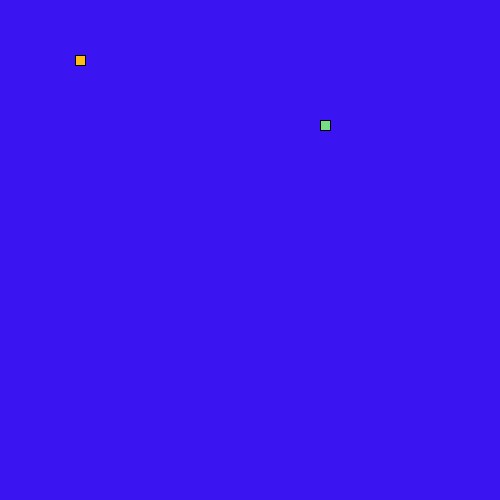
Frame 1 (no input)
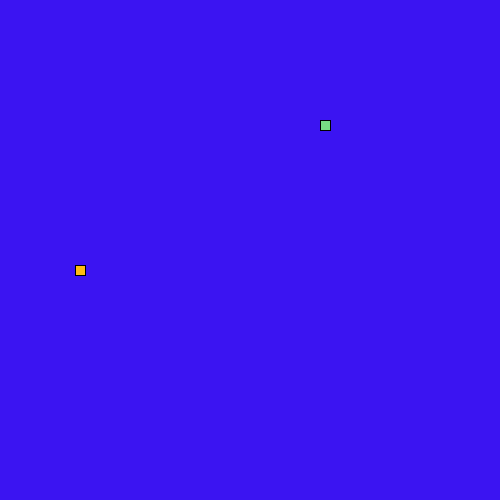
Frame 60 (the mouse pressed at the canvas centre just before this capture)
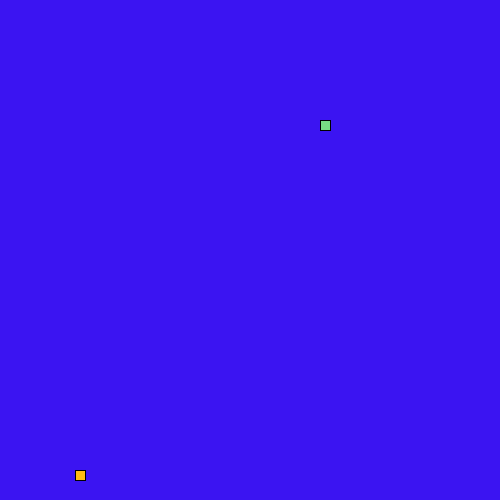
Frame 120 (the mouse held since frame 60 and released just before this capture)

The Processing sketch that drew these frames (run headless with seeded random() and noise(); from frame 60 on, the mouse is pressed at the canvas centre):

// Processing sketch: LeagueSnake
// ── LeagueSnake.pde
//*
// ***** SEGMENT CLASS *****
// This class will be used to represent each part of the moving snake.
//*

public class Segment {

//Add x and y member variables. They will hold the corner location of each segment of the snake.
int x = 50;
int y = 100;

// Add a constructor with parameters to initialize each variable.
public Segment (int x, int y) {
  this.x = x;
  this.y = y;

}
}

//*
// ***** GAME VARIABLES *****
// All the game variables that will be shared by the game methods are here
//*

Segment head;
int foodX;
int foodY;

int direction = UP;
int foodEaten = 0;


ArrayList <Segment> tail = new ArrayList <Segment>();

//*
// ***** SETUP METHODS *****
// These methods are called at the start of the game.
//*

void setup() {
size (500,500);
head = new Segment(75,60);
frameRate(10);
dropFood();
}

void dropFood() {
  foodX = ((int)random(50)*10);
  foodY = ((int)random(50)*10);
}


//*
// ***** DRAW METHODS *****
// These methods are used to draw the snake and its food 
//*

void draw() {
background(#3B14F2);
drawFood();
move();
drawSnake();
eat();

}

void drawFood() {
  //Draw the food
  fill(#77DE83);

  rect(foodX, foodY, 10, 10);
}

void drawSnake() {
  //Draw the head of the snake followed by its tail
  fill(#FFBC12);
  rect(head.x, head.y, 10, 10);
 manageTail();
}


//*
// ***** TAIL MANAGEMENT METHODS *****
// These methods make sure the tail is the correct length.
//*

void drawTail() {
  //Draw each segment of the tail 
for(int i = 0; i < tail.size(); i++){
rect(tail.get(i).x, tail.get(i).y, 10, 10);
}
}
void manageTail() {
  //After drawing the tail, add a new segment at the "start" of the tail and remove the one at the "end" 
  //This produces the illusion of the snake tail moving.
  checkTailCollision();
  drawTail();
  tail.add(new Segment(head.x, head.y));
  tail.remove(0);
}

void checkTailCollision() {
  //If the snake crosses its own tail, shrink the tail back to one segment
 for(int i = 0; i < tail.size(); i++){
   if(head.x == tail.get(i).x && head.y == tail.get(i).x){
     foodEaten = 1;
     tail = new ArrayList <Segment>();
     tail.add(new Segment(head.x, head.y));
  }
 }
  
  
}



//*
// ***** CONTROL METHODS *****
// These methods are used to change what is happening to the snake
//*

void keyPressed() {
  //Set the direction of the snake according to the arrow keys pressed
  if (key == CODED) {
     if(keyCode == UP) {
       direction = UP;
     } else if (keyCode == DOWN) {
       direction = DOWN;
     } else if (keyCode == LEFT) {
       direction  = LEFT;
     } else if (keyCode == RIGHT) {
       direction = RIGHT;
     }
}
  
}
void move() {
  //Change the location of the Snake head based on the direction it is moving.
  
    
  switch(direction) {
  case UP:
   head.y-=5;
    break;
  case DOWN:
    head.y+=5; 
    break;
  case LEFT:
   head.x-=5; 
    break;
  case RIGHT:
    head.x+=5; 
    break;
  }
  checkBoundaries();
}

void checkBoundaries() {
 //If the snake leaves the frame, make it reappear on the other side
 if (head.x > 500){
   head.x = 0;
 } else if (head.x < 0) {
   head.x = 500;
 } else if (head.y > 500) {
   head.y = 0;
 } else if (head.y < 0) {
   head.y = 500;
 }

}



void eat() {
  //When the snake eats the food, its tail should grow and more food appear
if((head.x == foodX) && (head.y == foodY)){
  foodEaten++;
  dropFood();
  tail.add(new Segment(head.x, head.y));
  
}
  
}
